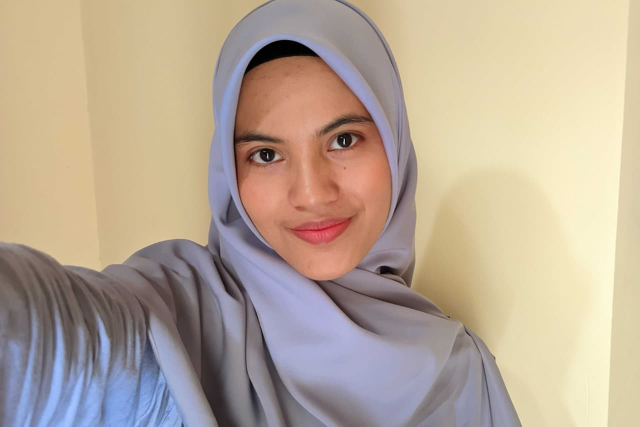
#> input picture Dina_122140184_kuliah-multimedia-25-26/assets_ws4/1.jpg, 1280 x 853 px (shown at 1/2 size); the run also reads 1 picture not shown here
$ jupyter execute --allow-errors worksheet4.ipynb
#> lines starting #> are read from the running program, lines starting #| are printed output that depends on the picture
# Tugas Analisis Multimedia: **Image (Citra Digital)**

**Mata Kuliah:** Sistem & Teknologi Multimedia
**Nama:** Dina Rahma Dita
**NIM:** 122140184

Referensi : https://chatgpt.com/share/691c649a-d788-8008-b391-64917f85428c
Github : https://github.com/dinarahmadita06/kuliah-multimedia-25-26.git

---

## Deskripsi Tugas

Tugas ini bertujuan untuk memahami **representasi dasar data citra digital (image)** melalui praktik langsung memuat data, visualisasi komponen warna, serta melakukan analisis spasial sederhana menggunakan berbagai teknik dasar pengolahan citra.

Anda akan bekerja dengan satu atau beberapa gambar (foto diri, objek, atau lingkungan sekitar) untuk:

* Mengamati struktur data piksel dan channel warna (RGB, Grayscale, HSV, dsb.)
* Menganalisis perbedaan hasil visualisasi antar representasi warna
* Melakukan eksplorasi sederhana terhadap transformasi citra (cropping, filtering, edge detection, dll.)
* Menyimpulkan pengaruh setiap tahap pemrosesan terhadap persepsi visual

Fokus tugas ini adalah pada **pemahaman konsep representasi spasial citra digital** dan **interpretasi hasil visualisasi**, **bukan** pada manipulasi kompleks atau penerapan model pembelajaran mesin.

### **Soal 1 — Cropping dan Konversi Warna**

* Ambil sebuah gambar diri Anda (*selfie*) menggunakan kamera atau smartphone.
* Lakukan **cropping secara manual** untuk menghasilkan dua potongan:

  * Cropping **kotak persegi pada area wajah**.
  * Cropping **persegi panjang pada area latar belakang**.
* Resize hasil crop menjadi **920×920 piksel**.
* Konversi gambar menjadi **grayscale** dan **HSV**, lalu tampilkan ketiganya berdampingan.
* Tambahkan **anotasi teks** berisi nama Anda di atas kepala pada gambar hasil crop.

  * Gaya teks (font, warna, posisi, ukuran, ketebalan) **dibebaskan**.
* Jelaskan efek **cropping** dan **perubahan warna** menggunakan **Markdown**.

[cell 1]
import cv2
import numpy as np
import matplotlib.pyplot as plt

# Load gambar
img = cv2.imread("assets_ws4/1.jpg")
#> img is the input picture: shape (853, 1280, 3); mean B, G, R 150.5, 168.3, 184.7
img = cv2.cvtColor(img, cv2.COLOR_BGR2RGB)

# ----- 1. Crop Area Wajah (otomatis, area tengah foto) -----
h, w, _ = img.shape

# Koordinat crop wajah (dipilih berdasarkan posisi wajah pada foto)
# Area ini sudah disesuaikan agar mendapatkan crop persegi
face_x1 = int(w * 0.28)
face_y1 = int(h * 0.12)
face_x2 = int(w * 0.72)
face_y2 = face_y1 + (face_x2 - face_x1)  # buat persegi

crop_face = img[face_y1:face_y2, face_x1:face_x2]

# ----- 2. Crop Area Background (otomatis, sisi kanan foto) -----
bg_x1 = int(w * 0.60)
bg_y1 = int(h * 0.15)
bg_x2 = int(w * 0.92)
bg_y2 = int(h * 0.85)

crop_bg = img[bg_y1:bg_y2, bg_x1:bg_x2]

# ----- 3. Resize hasil crop menjadi 920×920 px -----
crop_face_resized = cv2.resize(crop_face, (920, 920))
crop_bg_resized = cv2.resize(crop_bg, (920, 920))

# ----- 4. Konversi ke Grayscale & HSV -----
face_gray = cv2.cvtColor(crop_face_resized, cv2.COLOR_RGB2GRAY)
face_hsv  = cv2.cvtColor(crop_face_resized, cv2.COLOR_RGB2HSV)
#> face_hsv: shape (920, 920, 3); mean H, S, V 57.7, 75, 174

bg_gray = cv2.cvtColor(crop_bg_resized, cv2.COLOR_RGB2GRAY)
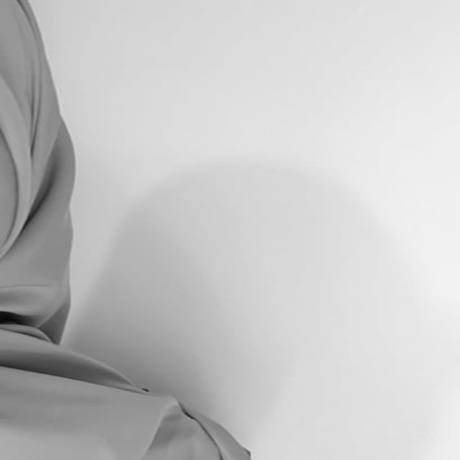
#> bg_gray: shape (920, 920) (shown at 1/2 size); min 5, max 242, mean 198
bg_hsv  = cv2.cvtColor(crop_bg_resized, cv2.COLOR_RGB2HSV)
#> bg_hsv: shape (920, 920, 3); mean H, S, V 36.7, 57, 212.3

# ----- 5. Tambahkan anotasi nama pada crop wajah -----
annotated_face = crop_face_resized.copy()
cv2.putText(
    annotated_face,
    "Dina Rahma Dita — 122140184",
    (20, 60),
    cv2.FONT_HERSHEY_SIMPLEX,
    1.8,
    (255, 255, 255),
    3
)
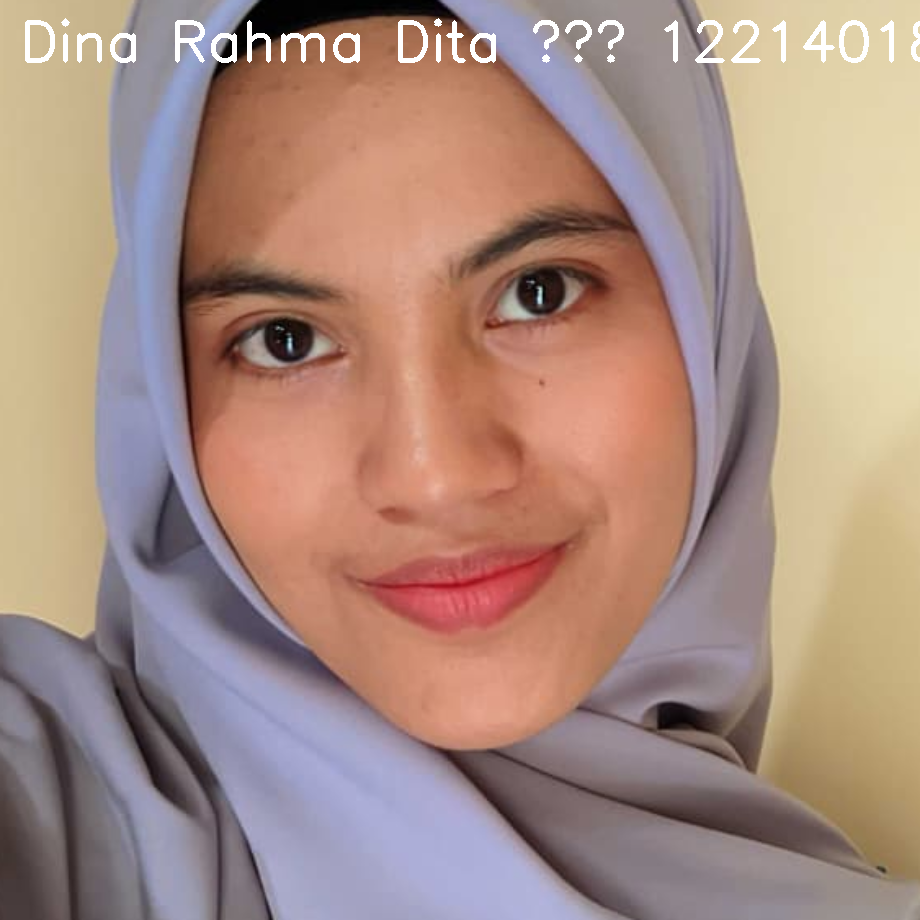
#> annotated_face: shape (920, 920, 3); mean R, G, B 169.6, 141.1, 129.5

# ----- 6. Visualisasi hasil -----
plt.figure(figsize=(16, 16))

plt.subplot(3, 2, 1)
plt.imshow(crop_face_resized)
plt.title("Crop Wajah (RGB)")
plt.axis("off")

plt.subplot(3, 2, 2)
plt.imshow(crop_bg_resized)
plt.title("Crop Background (RGB)")
plt.axis("off")

plt.subplot(3, 2, 3)
plt.imshow(face_gray, cmap="gray")
plt.title("Wajah – Grayscale")
plt.axis("off")

plt.subplot(3, 2, 4)
plt.imshow(bg_gray, cmap="gray")
plt.title("Background – Grayscale")
plt.axis("off")

plt.subplot(3, 2, 5)
plt.imshow(face_hsv)
plt.title("Wajah – HSV")
plt.axis("off")

plt.subplot(3, 2, 6)
plt.imshow(bg_hsv)
plt.title("Background – HSV")
plt.axis("off")

plt.show()

# Hasil tambahan: simpan file jika perlu
cv2.imwrite("hasil_crop_wajah.png", cv2.cvtColor(crop_face_resized, cv2.COLOR_RGB2BGR))
cv2.imwrite("hasil_crop_background.png", cv2.cvtColor(crop_bg_resized, cv2.COLOR_RGB2BGR))
#> Out = True

Cropping adalah proses memotong bagian tertentu dari gambar supaya kita hanya mengambil area yang penting, seperti wajah atau bagian background yang ingin dianalisis. Dengan memotong area yang tidak dibutuhkan, gambar menjadi lebih fokus dan lebih mudah diproses. Setelah dipotong, ukuran gambarnya dibuat sama, yaitu 920×920 piksel, agar semua gambar memiliki ukuran yang seragam. Ini penting karena ukuran yang konsisten membuat proses berikutnya—seperti perbandingan gambar atau analisis komputer—menjadi lebih rapi dan akurat.

Selain itu, gambar juga diubah warnanya agar lebih mudah diproses. Pada konversi grayscale, gambar diubah menjadi hitam-putih sehingga hanya tersisa satu nilai intensitas cahaya. Dengan cara ini, komputer jadi lebih mudah mendeteksi bentuk, bayangan, atau tepi objek tanpa terganggu oleh warna. Sementara itu, konversi ke HSV memisahkan warna menjadi tiga bagian: jenis warna (Hue), tingkat kejenuhan (Saturation), dan tingkat terang (Value). Format ini membantu ketika kita ingin memisahkan area tertentu berdasarkan warna, karena HSV lebih stabil terhadap perubahan cahaya dibandingkan RGB. Secara keseluruhan, kombinasi cropping dan perubahan warna membuat gambar lebih bersih, lebih fokus, dan lebih siap untuk diproses ke tahap berikutnya seperti thresholding, filtering, atau analisis lainnya.

### **Soal 2 — Manipulasi Channel Warna RGB**

* Gunakan gambar hasil crop dari Soal 1.
* Konversikan gambar ke ruang warna **RGB**.
* Lakukan manipulasi channel warna dengan cara:

  * **Naikkan intensitas channel merah sebanyak 50 poin** (maksimum 255).
  * **Turunkan intensitas channel biru sebanyak 30 poin** (minimum 0).
* Teknik atau cara menaikkan/menurunkan intensitas **dibebaskan**, asalkan logis dan hasilnya terlihat.
* Gabungkan kembali channel warna dan **simpan gambar hasil modifikasi dalam format `.png`**.
* **Tampilkan histogram per channel (R, G, B)** untuk gambar asli dan hasil modifikasi menggunakan `matplotlib.pyplot.hist`.
* Jelaskan dampak perubahan RGB pada warna gambar dalam sel **Markdown**.

[cell 2]
import cv2
import numpy as np
import matplotlib.pyplot as plt

# Gunakan hasil crop wajah dari Soal 1
img = crop_face_resized.copy()   # pastikan variabel ini sudah ada

# Pastikan gambar dalam format RGB
img_rgb = img.copy().astype(np.int16)

# -------------------------------
# 1. Manipulasi Channel RGB
# -------------------------------
# Tambah intensitas merah +50 (maks 255)
img_rgb[:, :, 0] = np.clip(img_rgb[:, :, 0] + 50, 0, 255)

# Turunkan intensitas biru -30 (min 0)
img_rgb[:, :, 2] = np.clip(img_rgb[:, :, 2] - 30, 0, 255)
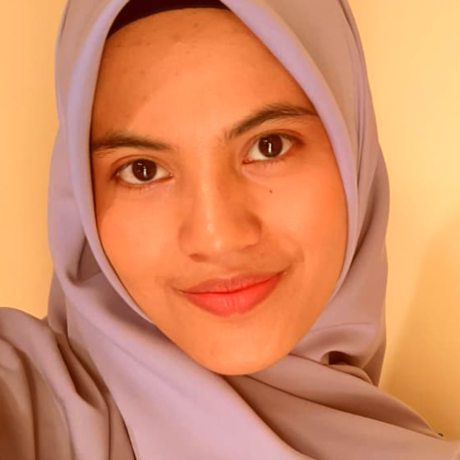
#> img_rgb: shape (920, 920, 3) int16 (shown at 1/2 size); mean R, G, B 215.7, 140, 98.4

# Kembalikan ke tipe uint8
img_modified = img_rgb.astype(np.uint8)

# -------------------------------
# 2. Simpan sebagai PNG
# -------------------------------
cv2.imwrite("results_ws4/hasil_rgb_modifikasi.png", cv2.cvtColor(img_modified, cv2.COLOR_RGB2BGR))

# -------------------------------
# 3. Tampilkan histogram sebelum & sesudah
# -------------------------------
plt.figure(figsize=(16, 10))

# Gambar asli
plt.subplot(2, 3, 1)
plt.hist(img[:, :, 0].ravel(), bins=256, color="red")
plt.title("Histogram R (Asli)")

plt.subplot(2, 3, 2)
plt.hist(img[:, :, 1].ravel(), bins=256, color="green")
plt.title("Histogram G (Asli)")

plt.subplot(2, 3, 3)
plt.hist(img[:, :, 2].ravel(), bins=256, color="blue")
plt.title("Histogram B (Asli)")

# Gambar hasil modifikasi
plt.subplot(2, 3, 4)
plt.hist(img_modified[:, :, 0].ravel(), bins=256, color="red")
plt.title("Histogram R (Modifikasi)")

plt.subplot(2, 3, 5)
plt.hist(img_modified[:, :, 1].ravel(), bins=256, color="green")
plt.title("Histogram G (Modifikasi)")

plt.subplot(2, 3, 6)
plt.hist(img_modified[:, :, 2].ravel(), bins=256, color="blue")
plt.title("Histogram B (Modifikasi)")

plt.tight_layout()
plt.show()
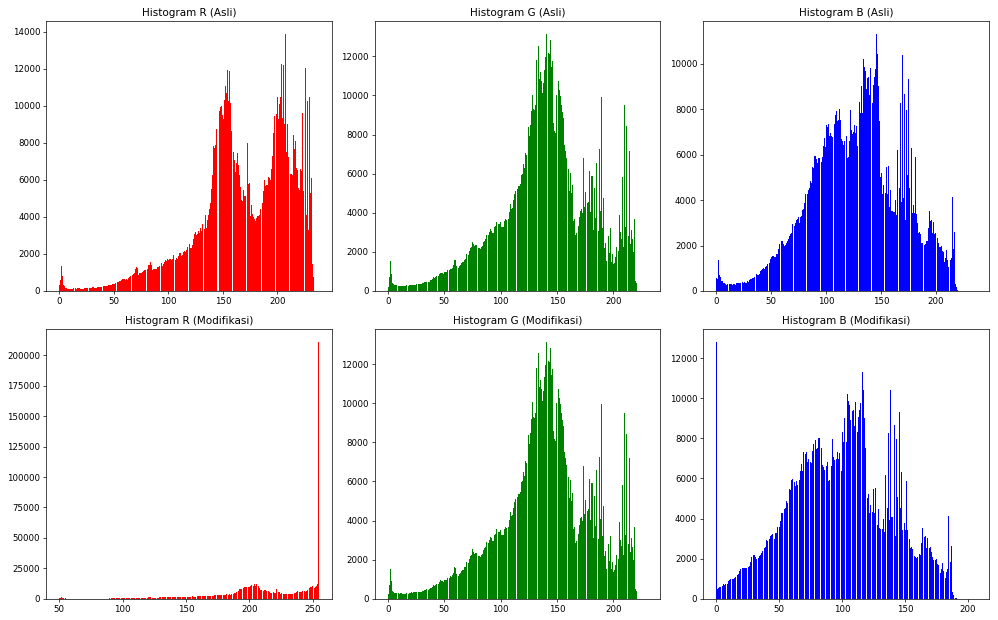
#> figure drawn by matplotlib, 6 panels; panel 1: tallest bar 13859 high, from x = 207.3 to 208.2; panel 2: tallest bar 13133 high, from x = 140.2 to 141.1; panel 3: tallest bar 11299 high, from x = 145.7 to 146.6; panel 4: tallest bar 210909 high, from x = 254.2 to 255

Modifikasi Kanal Merah (+50)
Menambah nilai pada kanal merah sebesar 50 membuat gambar tampak lebih hangat. Warna merah menjadi lebih kuat, sehingga bagian kulit terlihat lebih kemerahan. Secara keseluruhan, gambar berubah ke arah warna merah-oranye, sehingga tampilannya terasa lebih hangat dibanding sebelumnya.

Modifikasi Kanal Biru (–30)
Mengurangi nilai pada kanal biru sebesar 30 membuat warna biru pada gambar menjadi lebih lemah. Bagian yang sebelumnya tampak kebiruan akan terlihat lebih gelap dan kusam. Dampaknya, gambar terlihat kurang “dingin” dan semakin condong ke warna hangat.

Perubahan pada Histogram Channel
- Histogram R (merah) bergeser ke kanan karena intensitas warna merah meningkat.
- Histogram B (biru) bergeser ke kiri karena intensitas warna biru berkurang.
- Histogram G (hijau) hampir tidak berubah karena kanal ini tidak dimodifikasi.

Secara keseluruhan, perubahan nilai kanal RGB ini membuat warna gambar berubah menjadi lebih hangat dan kemerahan.

Berikut ini adalah penjelasan dari perubahan histogram pada masing-masing channel:
1. Channel Merah (R)
Histogram Asli
- Nilai merah tersebar dari sekitar 0 sampai 230.
- Ada dua puncak di intensitas 150–200, yang biasanya berasal dari warna kulit dan bagian terang pada gambar.
Histogram Setelah Modifikasi
- Semua nilai merah bergeser ke kanan karena ditambah 50 poin.
- Banyak nilai yang “menabrak” batas 255 sehingga berubah menjadi 255 (clipping).
- Akibatnya, muncul puncak besar (spike) di bagian paling kanan histogram. \
Gambar terlihat lebih merah dan terasa lebih hangat karena warna merah diperkuat dan banyak bagian mencapai intensitas maksimum.

2. Channel Hijau (G)
Histogram Asli
- Nilai hijau menyebar dari sekitar 0 sampai 220.
- Puncak tertinggi ada di intensitas 130–170, sesuai dengan warna wajah dan background.
Histogram Setelah Modifikasi
- Bentuk histogram hampir tidak berubah sama sekali.\
Karena kanal hijau tidak diubah, tampilan warna hijau pada gambar tetap sama seperti sebelumnya.

3. Channel Biru (B)
Histogram Asli
- Nilai biru tersebar dari 0 sampai 220.
- Ada puncak di area 100–170, berasal dari warna kulit dan objek yang mengandung biru.
Histogram Setelah Modifikasi
- Histogram bergeser ke kiri karena nilai biru dikurangi 30 poin.
- Banyak nilai menjadi sangat rendah (0–30), membuat puncak tinggi di bagian kiri histogram.\
Warna biru melemah sehingga gambar tampak lebih kekuningan/keemasan. Ini terjadi karena warna biru yang memberi kesan “dingin” dikurangi intensitasnya.

### **Soal 3 — Deteksi Tepi dan Filter Citra**

* Ambil gambar **objek dengan background bertekstur** (misalnya kain bermotif, jerami, atau batu).
* Terapkan **edge detection (Canny)** dan tampilkan hasilnya.
* Lakukan **thresholding dengan nilai ambang tertentu** (bebas Anda tentukan) agar hanya objek utama yang tersisa.
* Buat **bounding box** di sekitar objek hasil segmentasi (boleh manual atau otomatis).
* Terapkan **filter blur** dan **filter sharpening**, lalu **bandingkan hasil keduanya**.
* Jelaskan bagaimana setiap filter memengaruhi detail gambar dalam format **Markdown**.

[cell 3]
import cv2
import numpy as np
import matplotlib.pyplot as plt

img = cv2.imread("assets_ws4/3.png")
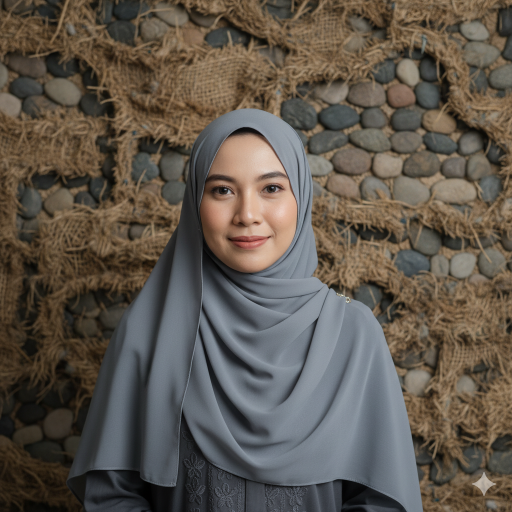
#> input picture Dina_122140184_kuliah-multimedia-25-26/assets_ws4/3.png, 1024 x 1024 px (shown at 1/2 size)
#> img is the input picture: shape (1024, 1024, 3); mean B, G, R 76.6, 86.4, 94.7
img = cv2.cvtColor(img, cv2.COLOR_BGR2RGB)


# -----------------------------------
# 1. MEAN / AVERAGING FILTER
# -----------------------------------
mean_blur = cv2.blur(img, (7, 7))

# -----------------------------------
# 2. GAUSSIAN BLUR
# -----------------------------------
gaussian_blur = cv2.GaussianBlur(img, (7, 7), 0)

# -----------------------------------
# 3. MEDIAN FILTER
# -----------------------------------
median_blur = cv2.medianBlur(img, 7)

# -----------------------------------
# 4. SHARPENING (CUSTOM KERNEL)
# -----------------------------------
kernel_sharp = np.array([
    [0, -1, 0],
    [-1, 5, -1],
    [0, -1, 0]
])
sharpen = cv2.filter2D(img, -1, kernel_sharp)

# -----------------------------------
# 5. EDGE DETECTION (CANNY)
# -----------------------------------
edge = cv2.Canny(cv2.cvtColor(img, cv2.COLOR_RGB2GRAY), 100, 180)
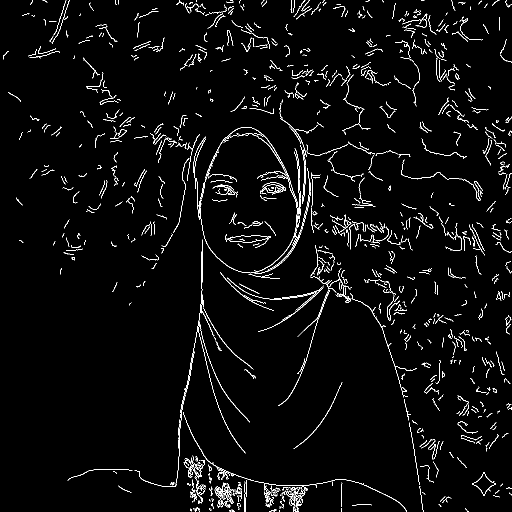
#> edge: shape (1024, 1024) (shown at 1/2 size); 3% white in thin lines or dots

# -----------------------------------
# VISUALISASI
# -----------------------------------
plt.figure(figsize=(16, 18))

titles = [
    "Asli (Crop Wajah)",
    "Mean Blur",
    "Gaussian Blur",
    "Median Blur",
    "Sharpening",
    "Edge Detection (Canny)"
]

images = [img, mean_blur, gaussian_blur, median_blur, sharpen, edge]

for i, (im, title) in enumerate(zip(images, titles)):
    plt.subplot(3, 2, i + 1)
    if title == "Edge Detection (Canny)":
        plt.imshow(im, cmap="gray")
    else:
        plt.imshow(im)
    plt.title(title)
    plt.axis("off")
#> this loop made 6 passes
#> title on passes 1 to 6: 'Asli (Crop Wajah)', 'Mean Blur', 'Gaussian Blur', 'Median Blur', 'Sharpening', 'Edge Detection (Canny)'

plt.show()
#> (the rest of the program and of its run is left out)
